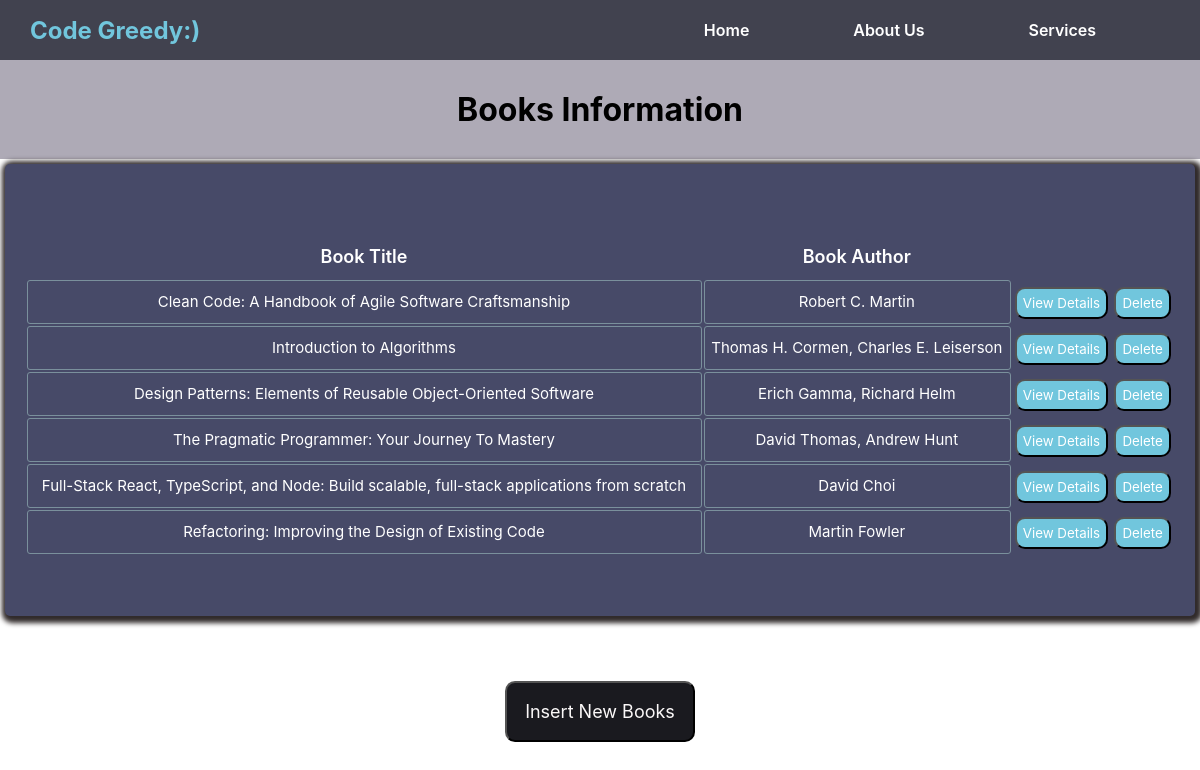
/books/, run on an earlier commit of the app's database.
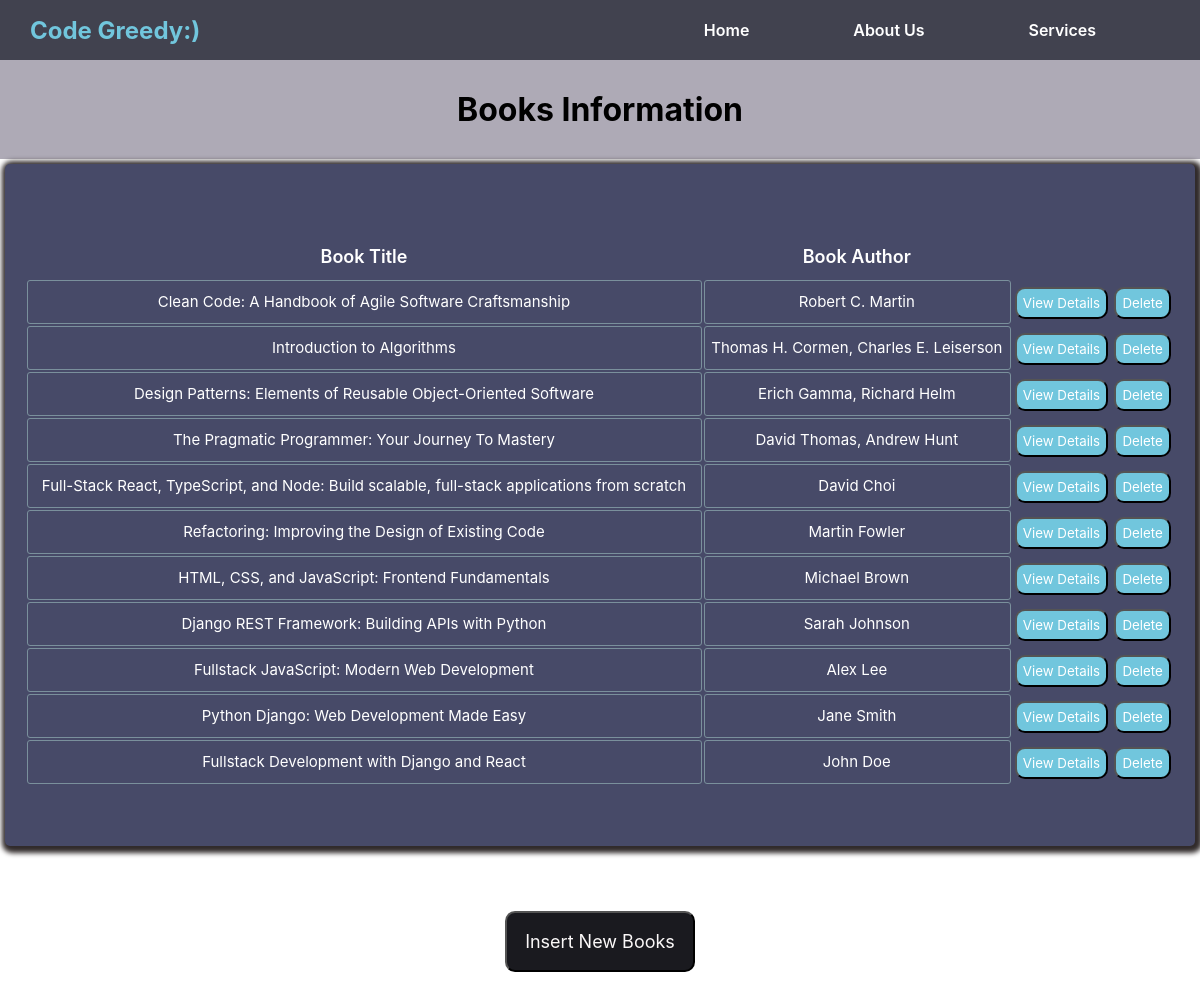
And on a later commit of the database.
### books/models.py (models this page shows, shortened)
class Book(models.Model):
    title = models.CharField(max_length=200)
    author = models.CharField(max_length=100)
    publication_date = models.DateField()
    isbn = models.IntegerField(unique=True)

### books/views.py (the view)
# urls.py: path('', include('books.urls')),
def books(request):
    Books=Book.objects.all()
    return render(request,'books/allbookdetails.html',{'Books':Books})

### templates/books/allbookdetails.html
<!DOCTYPE html>
{%extends 'books/base.html' %}
 {% block body_block %}
 <div class="details">
    <div class="bookdetails">
    <div class="allbooks">
        <table class="column">
         <thead class="columngrid">
           <th class="title">Book Title</th><br>
           <th class="author">Book Author</th>
         </thead>
         {% for book in Books %}
         <tr class="border">
            <td class="information">{{book.title}}</td>
            <td class="information">{{book.author}}</td>
           <td><button class="viewdetails""><a  class="link" href="/singledetails/{{book.id}}" >View Details</a></button></td>
           <td><button class="viewdetails""><a  class="link" href="/delete/{{book.id}}" >Delete</a></button></td>
         </tr>
         {% endfor %}
        </table><br><br>
    </div>
    </div>
    </div><br><br><br>
    <div class="insert">
        <button class="record"><a class="new" href= "/created/">Insert New Books </a></button>
        </div>
 {% endblock %}

### templates/books/base.html (shortened to what this page needs)
<!DOCTYPE html>
{% load static %}
<html lang="en">
<head>
    <link rel="stylesheet" href="{% static "css/books.css"%}">
</head>
<body>
   <nav>
    <div class="heading" >
        <a class="k" style="text-decoration: none; color: #71c6dd;"  href="/books"> <h1><strong>Code</strong> Greedy:)</h1></a>
    </div>
    <div class="sd">
        <ul class="navvvv">
            <a class="k" style="text-decoration: none;"  href="/books"> <li class="nav"> Home</li></a>
           <a class="k"  style="text-decoration: none;" href="/aboutus"><li class="nav">About Us</li></a>
          <a class="k"  style="text-decoration: none;" href="/services"> <li class="nav">Services</li></a>
        </ul>
    </div>
   </nav>
   <div class="maincontainer">
    <div class="bookheadingdiv">
        <h1 class="bookheading">Books Information</h1>
    </div>
</div>
   {% block body_block %}
   {% endblock %}
</body>
</html>

### static/css/books.css (style rules this page uses)
* { margin: 0; padding-left: 0; font-family: "DM Sans", -apple-system, BlinkMacSystemFont, "Segoe UI", Roboto, Oxygen, Ubuntu, Cantarell, "Open Sans", "Helvetica Neue", sans-serif; }
nav { height: 60px; background-color: #41424f; display: grid; grid-template-columns: 1fr 1fr; justify-content: space-evenly; align-items: center; color: white; }
.nav { list-style: none; font-weight: 600; color: white; }
.navvvv { display: flex; justify-content: space-evenly; }
.heading { padding-left: 30px; color: rgb(189, 138, 241); }
.details { display: grid; grid-template-columns: 1fr; column-gap: 30px; color: white; }
.bookdetails { background-color: #474a68; border-radius: 5px; box-shadow: 2px 1.9px 5px 5px rgb(49, 43, 43); color: white; padding: 10px; margin: 5px; }
.maincontainer { padding: 30px; background-color: rgb(174, 170, 182); }
.information { font-size: 15px; }
.allbooks { display: grid; grid-template-columns: auto ; grid-template-rows: 50px; padding: 10px; color: white; text-align: center; }
.column { line-height: 40px; }
.viewdetails { list-style: none; text-decoration: none; background-color:#71c6dd; padding: 6px; border-radius: 10px; color: white; }
.title { font-size: 18px; font-weight: 600; }
.author { font-size: 18px; font-weight: 600; }
.link { text-decoration: none; color: rgb(255, 255, 255); }
.border { border: 10px solid black; }
.information { border: 1px solid rgb(122, 144, 156); border-radius: 3px; }
.bookheadingdiv { display: flex; align-items: center; justify-content: center; text-align: center; }
.bookheading { display: flex; align-items: center; justify-content: center; }
.insert { display: flex; align-items: center; justify-content: center; }
.record { margin-bottom: 100px; background-color: rgb(26, 26, 31); border-radius: 10px; padding: 18px; }
.new { font-size: 18px; color: rgb(251, 248, 248); text-decoration: none; }

What changed in the data, as far as the page shows it:
added Book: title "HTML, CSS, and JavaScript: Frontend Fundamentals", author "Michael Brown"
added Book: title "Django REST Framework: Building APIs with Python", author "Sarah Johnson"
added Book: title "Fullstack JavaScript: Modern Web Development", author "Alex Lee"
added Book: title "Python Django: Web Development Made Easy", author "Jane Smith"
added Book: title "Fullstack Development with Django and React", author "John Doe"
